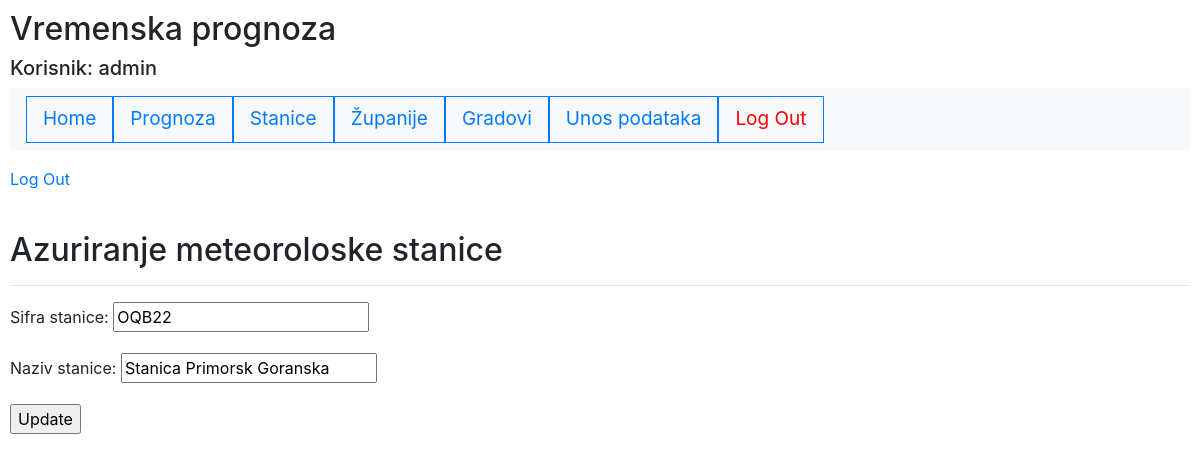
The app's page /main/update_stanica/2/ (signed in) with its own data.
### main/models.py (models this page shows, shortened)
class Meteoroloska_stanica(models.Model): #Napomena: postavljeno je pravilo da svaka zupanija/provincija ima jednu met. stanicu i obrnuto
    Sifra_stanice=models.CharField(max_length=5)
    Naziv_stanice=models.CharField(max_length=25)
    class Meta:
         ordering = ['Naziv_stanice']

### main/views.py (the view)
# urls.py: path('update_stanica/<int:stanica_id>/', views.update_stanica, name='update-stanica'),
@login_required
def update_stanica(request, stanica_id):
    stanica=Meteoroloska_stanica.objects.get(pk=stanica_id)
    form = UploadFormStanica(request.POST or None, instance=stanica)
    if form.is_valid():
        form.save()
        return redirect('stanice')
    return render(request, 'main/update_stanica.html', {'stanica':stanica, 'form':form})

### main/forms.py
class UploadFormStanica(ModelForm):
    class Meta:
        model = Meteoroloska_stanica
        fields = ('Sifra_stanice', 'Naziv_stanice')
        widgets = {
            'Sifra_stanice':forms.TextInput(attrs={'placeholder':'Sifra stanice'}),
            'Naziv_stanice':forms.TextInput(attrs={'placeholder':'Naziv stanice'})
        }

### templates/main/update_stanica.html (shortened to what this page needs)
{% extends "homepage.html" %}
{% block content %}
      {% if user.is_authenticated %}
      <p><a href="{% url 'logout' %}">Log Out</a></p>
      {% else %}
      <a href="{% url 'login' %}">Log In</a>
      {% endif %}
<br>
<h2> Azuriranje meteoroloske stanice </h2>
<hr>
 <form action="" method=POST>
    {{form.as_p}}
    <input type="submit" value="Update">
 </form>
{% endblock %}

### templates/homepage.html (shortened to what this page needs)
<!DOCTYPE html>
<html lang="en">
 <head>
    {% load static %}
    <link rel="stylesheet" type="text/css" href="{% static 'style.css' %}">
    <link rel="stylesheet" href="https://cdn.jsdelivr.net/npm/bootstrap@4.3.1/dist/css/bootstrap.min.css">
 </head>
 <body class="bs-example">
   <h2>Vremenska prognoza</h2>
    {% if user.is_authenticated %}
    <h5>Korisnik: {{user.username}}</h5>
    {% else %}
    <h4>Niste ulogirani</h4>
    {%endif%}
    <div id="sidebar">
        {% block sidebar %}
        <div class="navigator">
         <ul class="navbar navbar-expand-lg navbar-light bg-light">
            <li><a class="nav-link border border-primary" href="/main">Home</a></li>
            <li><a class="nav-link border border-primary" href="/main/prognoza">Prognoza</a></li>
            <li><a class="nav-link border border-primary" href="/main/stanice">Stanice</a></li>
            <li><a class="nav-link border border-primary" href="/main/zupanije">Županije</a></li>
            <li><a class="nav-link border border-primary" href="/main/gradovi">Gradovi</a></li>
            {% if user.is_superuser %}
            <li><a class="nav-link border border-primary" href="/main/upload">Unos podataka</a></li>
            {% endif %}
            {% if user.is_authenticated %}
            <li><a class="nav-link border border-primary" href="{% url 'logout' %}" style="color: red;">Log Out</a></li>
            {% endif %}
         </ul>
        </div>
        {% endblock %}
    </div>
    <div class="content">
        {% block content %}
        {% endblock %}
    </div>
 </body>
</html>

### main/static/style.css (style rules this page uses)
li { list-style-type: none; float: left; overflow: hidden; }
li a { padding: 14px; font-size: 19px; text-decoration: none; }
body { background-image: url(https://img.freepik.com/free-vector/white-gray-geometric-pattern-background-vector_53876-136510.jpg?w=1380&t=st=1671621009~exp=1671621609~hmac=ee6c0a03e98882dd374f9ece1eaac08f38fe1a199f1c31b2d1d7972f2f51ccbf); }

### templates/homepage.html (style rules this page uses)
.bs-example { margin: 10px; }

### records on screen
Meteoroloska_stanica: Sifra_stanice "OQB22", Naziv_stanice "Stanica Primorsk Goranska"

### other values on screen
{{ user.username }} "admin"
